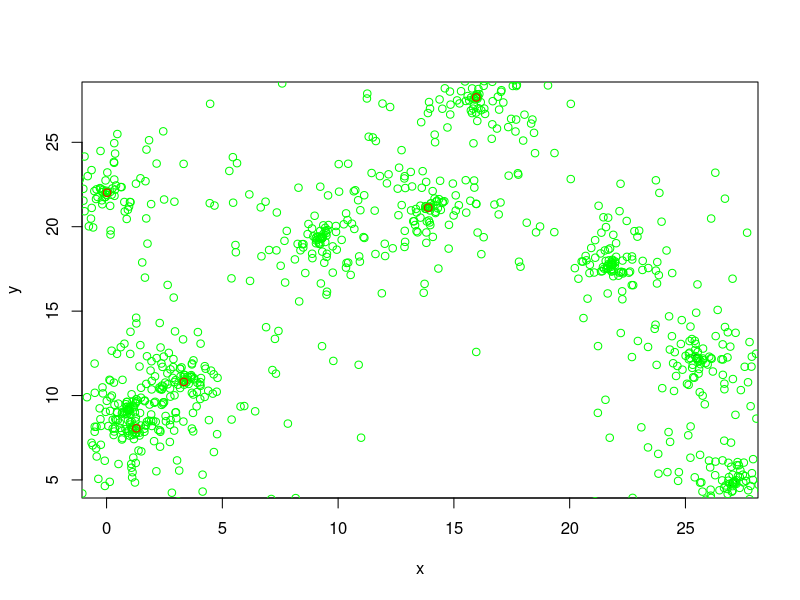

Write the R code that produced this figure.
## set.seed(1001) # setting the random number generator
L <- 30 # maximum range
nparents <- 10 # number of starting parents
offspr_per_parent <- 100 # yup
noffspr <- nparents * offspr_per_parent # total offspring
dispdist <- 2 # dispersal distance

parent_x <- runif(nparents, min = 0, max = L) # parent x value from uniform distribution
parent_y <- runif(nparents, min = 0, max = L) # parent y value from uinform distribution

parent_xy <- data.frame(parent_x=parent_x, parent_y=parent_y)

# Could be a lot less resource intensive #
angle <- runif(noffspr, min = 0, max = 2 * pi) # angle of dispersal from uniform distribution
dist <- rexp(noffspr, 1/dispdist) # distance of dispersal from exponential distribution (average at 1/2)

offspr_x <- rep(parent_x, each = offspr_per_parent) + cos(angle) * dist # offspring x location: repeat parent x value for each offspring + cosine angle times distance
offspr_y <- rep(parent_y, each = offspr_per_parent) + sin(angle) * dist # same as before

offspr_pos <- data.frame(offspr_x=offspr_x, offspr_y=offspr_y) # binding the x and y values together

### Fungal Dispersal ###
f_colonies <- 5
f_spores <- 200 # it's probably a lot more(?)
f_dispdist <- .5
p_infection <- 0.25
f_movedist <- 5

# Assuming the fungal pathogens depend on parent trees to survive?
fparent_xy <- parent_xy[sample(nrow(parent_xy), f_colonies), ] # starting location of fungi is on existing parent trees
#names(fparent_xy)[names(fparent_xy)=="x"] <- "fparent_x"
#names(fparent_xy)[names(fparent_xy)=="y"] <- "fparent_y"  # renaming the columns for consistency

fangle <- runif(f_spores, min = 0, max = 2*pi) # list of angles to shoot off the spores
fdist <- rexp(f_spores, 1/f_dispdist) # distances to shoot off spores
foffspr_x <- rep(fparent_xy$x, each = f_spores) + cos(fangle) * fdist
foffspr_y <- rep(fparent_xy$y, each = f_spores) + sin(fangle) * fdist

foffspr_xy <- data.frame(foffspr_x=foffspr_x, foffspr_y=foffspr_y) # landing locations of spores

# match up spores with seedlings/trees (within f_movedist) for next gen infection

names(offspr_pos) <- c("x", "y")
names(parent_xy) <- c("x", "y")
treeloc <- rbind(parent_xy, offspr_pos) # all tree locations

names(fparent_xy) <- c("x", "y")
names(foffspr_xy) <- c("x", "y")
fungiloc <- rbind(fparent_xy, foffspr_xy) # all fungi locations

plot(parent_xy, col="black")
points(offspr_pos, col="green")
points(fparent_xy, col="red")
points(foffspr_xy, col="orange")


pythagdist <- function(x1, x2, y1, y2){
    xdist2 = (x1-x2)^2
    ydist2 = (y1-y2)^2
    zdist = sqrt(xdist2+ydist2)
    return(zdist)
}

#testlist <- pythagdist(treeloc$x, fungiloc$x, treeloc$y, fungiloc$y)

for (i in treeloc$x){
    for (j in fungiloc$x){
        if (pythagdist(treeloc$x[i], fungiloc$x[j], treeloc$y[i], fungiloc$y[j]) < f_movedist){
            return(treeloc$x[i])
            return(treeloc$y[i])
        }
    }
}
# reset fungus to infected trees

# kill off some of the infected trees based on age (95% mortality when young, 5% when old...?)



#
# We would need to add a separate system for the fungi and an interaction so they would be antagonistic